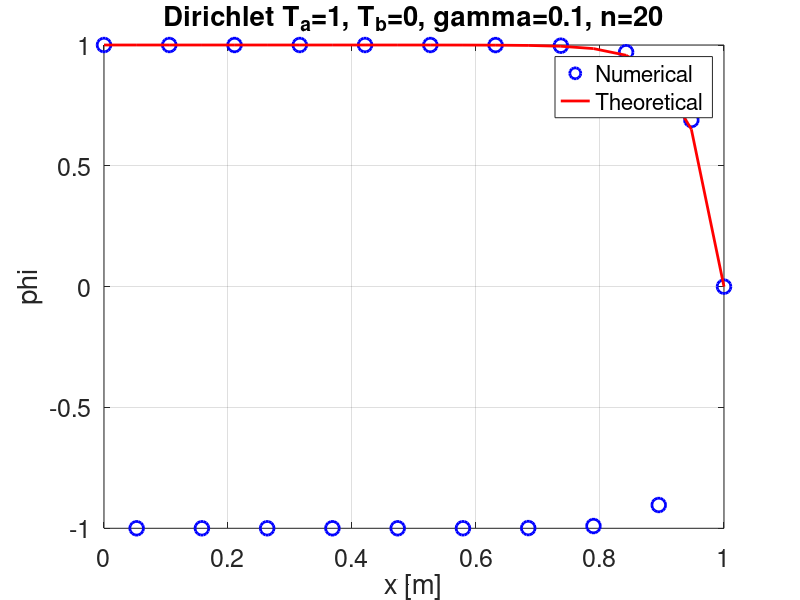

Source code (MATLAB):
clear all
close all
%clc

set(0,'DefaultLineLineWidth',2);
set(0,'DefaultAxesFontSize',18);
set(0,'DefaultLineMarkerSize',10);

%%%%%%%%%%%%% Physical parameters
L = 1;
gamma = 0.1;
rho = 1;
u = 2;
phi_0 = 1;
phi_L = 0;


%%%%%%%%%%%%% Numerical parameters
n = 20;


%%%%%%%%%%%%%% Grid generation
x0=linspace(0,L,n);

dx=L/(n-1);
Dx=dx;

F = rho*u;
D = gamma /dx;

%%%%%%%%%%%%%% Creating the matrix
A = zeros(n,n);
b = zeros(n,1);

for i=2:n-1 
    A(i,i-1) = D+F/2;
    A(i,i+1) = D-F/2;
    A(i,i)   = 2*D ;
    % b(i)     = 0;
end

% Boundary conditions
A(1,1) = 1;
b(1)   = phi_0;
A(n,n) = 1;
b(n)   = phi_L;

%%%%%%%%%%%%%% Numerical solution  
%T=inv(A)*b;
phi = A\b;

%%%%%%%%%%%%%% Solution plot
figure('color','w')
plot(x0,phi,'bo')
hold on

%%%%%%%%%%%%%% Theoretical solution
% if (Sl==0)
%     alpha = (Tb-Ta)/L + Sc*L/(2*k);
%     T_theo = -Sc/(2*k)*x0.^2 + alpha*x0 + Ta;
% else
%     mu1 =  sqrt(abs(Sl)/k);
%     mu2 = -sqrt(abs(Sl)/k);
%     c1  = (Tb-(Sc/Sl+Ta)*exp(mu2*L)+Sc/Sl)/(exp(mu1*L)-exp(mu2*L));
%     c2  = Ta+Sc/Sl-c1;
%     T_theo = c1*exp(mu1*x0)+c2*exp(mu2*x0)-Sc/Sl;
% end
Pe = (rho*u*L)/gamma;
phi_theo = phi_0 + (phi_L-phi_0)*(exp(Pe*x0/L)-1)/(exp(Pe)-1);

plot(x0,phi_theo,'r-')

err = sum(abs( phi-phi_theo(:) ))/n

%%%%%%%%%%%%%% Finalize the figure
grid on, box on,
xlabel('x [m]'), ylabel('phi')
title(['Dirichlet T_a=' num2str(phi_0), ', T_b=' num2str(phi_L)...
    ', gamma=' num2str(gamma) ', n=' num2str(n)])
legend('Numerical','Theoretical', 'location','best')
% saveas(gcf,['Dirichlet-Ta' num2str(Ta), '_Tb' num2str(Tb) '_k' num2str(k)...
    % '_Sc' num2str(Sc) '_Sl' num2str(Sl) '_n_' num2str(n) '.png'])
